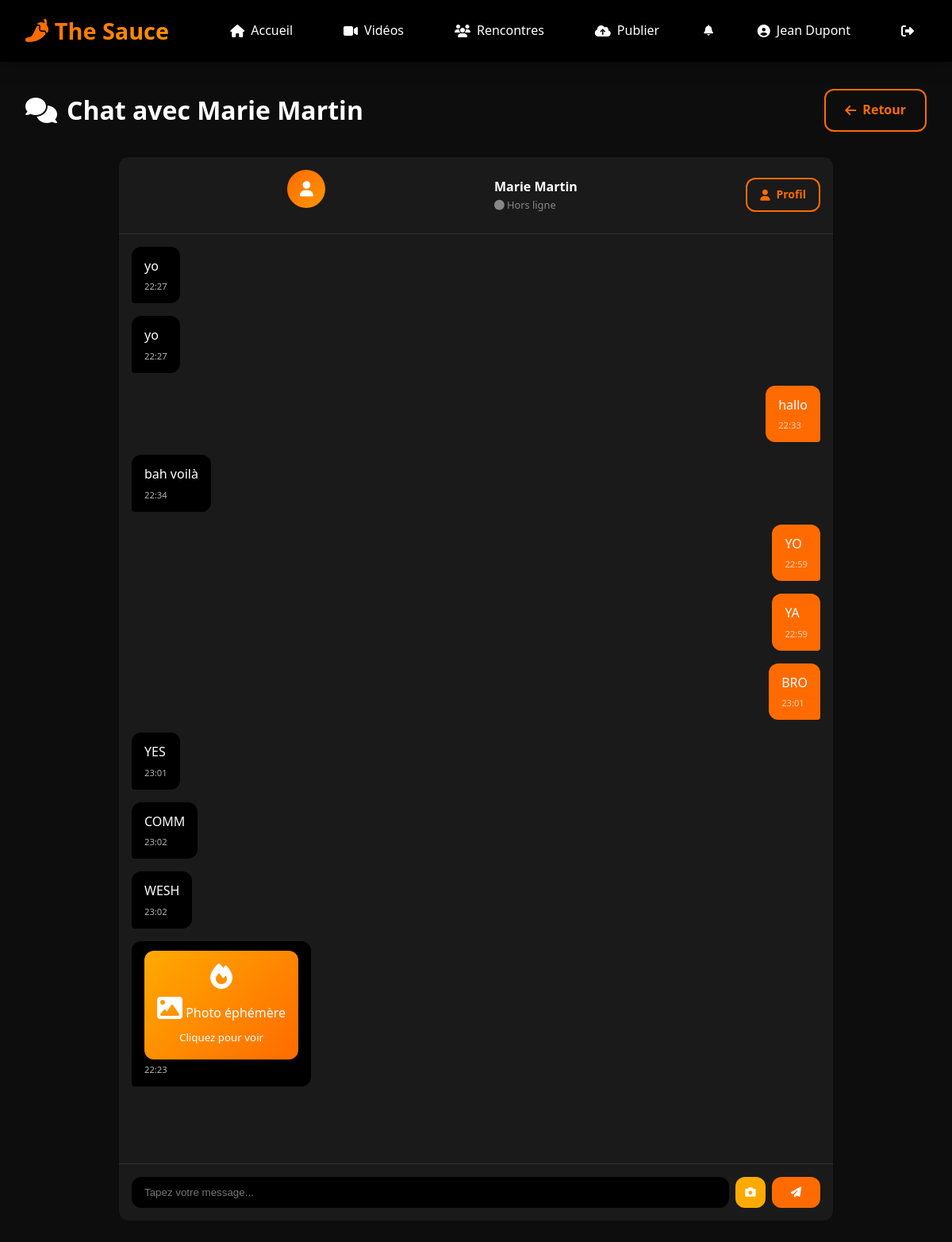
Page /chat/user2 (signed in) on the committed database.
### simple_video_chat/models.py (models this page shows, shortened)
class User(db.Model):
    __tablename__ = "users"
    id = db.Column(db.Integer, primary_key=True)
    username = db.Column(db.String(50), unique=True, nullable=False, index=True)
    email = db.Column(db.String(120), unique=True, nullable=False)
    password_hash = db.Column(db.String(256), nullable=False)
    fullname = db.Column(db.String(100), nullable=False)
    bio = db.Column(db.Text, default="")
    avatar = db.Column(db.String(256), nullable=True)
    role = db.Column(db.String(20), default="user")  # 'user' ou 'admin'
    is_active = db.Column(db.Boolean, default=True)
    telegram_chat_id = db.Column(
        db.String(50), nullable=True
    )  # Pour recevoir les photos
    created_at = db.Column(db.DateTime, default=datetime.utcnow)
    updated_at = db.Column(
        db.DateTime, default=datetime.utcnow, onupdate=datetime.utcnow
    )
    publications = db.relationship(
        "Publication", backref="author", lazy="dynamic", cascade="all, delete-orphan"
    )
    sent_messages = db.relationship(
        "Message",
        foreign_keys="Message.sender_id",
        backref="sender",
        lazy="dynamic",
        cascade="all, delete-orphan",
    )
    received_messages = db.relationship(
        "Message",
        foreign_keys="Message.receiver_id",
        backref="receiver",
        lazy="dynamic",
        cascade="all, delete-orphan",
    )

class Message(db.Model):
    __tablename__ = "messages"
    id = db.Column(db.Integer, primary_key=True)
    content = db.Column(db.Text, nullable=False)
    message_type = db.Column(
        db.String(20), default="text"
    )  # 'text', 'image', 'ephemeral'
    is_read = db.Column(db.Boolean, default=False)
    created_at = db.Column(db.DateTime, default=datetime.utcnow)
    conversation_id = db.Column(
        db.Integer, db.ForeignKey("conversations.id"), nullable=False
    )
    sender_id = db.Column(db.Integer, db.ForeignKey("users.id"), nullable=False)
    receiver_id = db.Column(db.Integer, db.ForeignKey("users.id"), nullable=False)

class EphemeralPhoto(db.Model):
    __tablename__ = "ephemeral_photos"
    id = db.Column(db.Integer, primary_key=True)
    filename = db.Column(db.String(256), nullable=False)
    is_viewed = db.Column(db.Boolean, default=False)
    is_sent_telegram = db.Column(db.Boolean, default=False)
    expires_at = db.Column(db.DateTime, nullable=True)
    created_at = db.Column(db.DateTime, default=datetime.utcnow)
    sender_id = db.Column(db.Integer, db.ForeignKey("users.id"), nullable=False)
    receiver_id = db.Column(db.Integer, db.ForeignKey("users.id"), nullable=False)
    conversation_id = db.Column(
        db.Integer, db.ForeignKey("conversations.id"), nullable=True
    )
    sender = db.relationship("User", foreign_keys=[sender_id])
    receiver = db.relationship("User", foreign_keys=[receiver_id])

### simple_video_chat/app.py (the view)
@app.route("/chat/<username>")
@login_required
def chat(username):
    current_user = get_current_user()
    other_user = User.query.filter_by(username=username).first()
    if not other_user:
        flash("Utilisateur non trouvé.", "danger")
        return redirect(url_for("rencontres"))
    conversation = Conversation.get_or_create(current_user.id, other_user.id)
    room_id = conversation.get_room_id()
    messages = (
        Message.query.filter_by(conversation_id=conversation.id)
        .filter(Message.message_type == "text")
        .order_by(Message.created_at.asc())
        .limit(100)
        .all()
    )
    pending_ephemeral_photos = (
        EphemeralPhoto.query.filter_by(
            conversation_id=conversation.id,
            receiver_id=current_user.id,
            is_viewed=False,
        )
        .order_by(EphemeralPhoto.created_at.asc())
        .all()
    )
    return render_template(
        "chat.html",
        other_user=other_user,
        room_id=room_id,
        conversation_id=conversation.id,
        messages=messages,
        pending_ephemeral_photos=pending_ephemeral_photos,
    )

### simple_video_chat/templates/chat.html (shortened to what this page needs)
{% extends "base.html" %}  {% block content %}
<div class="page-header">
    <h1>
        <i class="fas fa-comments"></i>
        Chat avec {{ other_user.fullname }}
    </h1>
    <a href="{{ url_for('rencontres') }}" class="btn btn-outline">
        <i class="fas fa-arrow-left"></i>
        Retour
    </a>
</div>
<div class="chat-wrapper" style="max-width: 900px; margin: 0 auto">
    <div class="chat-panel" style="height: calc(100vh - 200px)">
        <div class="chat-header">
            {% if other_user.avatar %}
            <img
                src="{{ url_for('static', filename='avatars/' + other_user.avatar) }}"
                alt="{{ other_user.fullname }}"
                style="width: 48px; height: 48px; border-radius: 50%"
            />
            {% else %}
            <div
                class="user-avatar-placeholder"
                style="width: 48px; height: 48px; font-size: 1.2rem"
            >
                <i class="fas fa-user"></i>
            </div>
            {% endif %}
            <div>
                <h4>{{ other_user.fullname }}</h4>
                <p class="text-muted" style="font-size: 0.8rem">
                    <span id="onlineStatus">
                        <i
                            class="fas fa-circle"
                            style="color: var(--text-muted)"
                        ></i>
                        Hors ligne
                    </span>
                </p>
            </div>
            <a
                href="{{ url_for('view_user', username=other_user.username) }}"
                class="btn btn-outline btn-sm"
                style="margin-left: auto"
            >
                <i class="fas fa-user"></i>
                Profil
            </a>
        </div>
        <div class="chat-messages" id="chatMessages">
            {% if messages or pending_ephemeral_photos %} {% for msg in messages
            %}
            <div
                class="message {% if msg.sender.username == session.get('username') %}sent{% else %}received{% endif %}"
            >
                <div>{{ msg.content }}</div>
                <div class="message-time">
                    {{ msg.created_at.strftime('%H:%M') }}
                </div>
            </div>
            {% endfor %} {% for photo in pending_ephemeral_photos %}
            <div class="message received">
                <div
                    class="ephemeral-photo-msg"
                    onclick="viewEphemeralPhoto('{{ url_for('static', filename='ephemeral/' + photo.filename) }}', '{{ photo.filename }}', {{ photo.id }}, this)"
                    data-ephemeral-id="{{ photo.id }}"
                >
                    <i class="fas fa-fire"></i>
                    <div><i class="fas fa-image"></i> Photo éphémère</div>
                    <small>Cliquez pour voir</small>
                </div>
                <div class="message-time">
                    {{ photo.created_at.strftime('%H:%M') }}
                </div>
            </div>
            {% endfor %} {% endif %}
        </div>
        <div class="chat-input">
            <input
                type="text"
                id="messageInput"
                placeholder="Tapez votre message..."
                onkeypress="handleKeyPress(event)"
                autocomplete="off"
            />
            <button
                type="button"
                class="btn-ephemeral"
                onclick="document.getElementById('ephemeralInput').click()"
                title="Envoyer une photo éphémère"
                style="
                    background: var(--accent-color);
                    border: none;
                    border-radius: var(--border-radius);
                    padding: 0.75rem;
                    cursor: pointer;
                    color: white;
                "
            >
                <i class="fas fa-camera"></i>
            </button>
            <button onclick="sendMessage()">
                <i class="fas fa-paper-plane"></i>
            </button>
        </div>
    </div>
</div>
{% endblock %}

### simple_video_chat/templates/base.html (shortened to what this page needs)
<!doctype html>
<html lang="fr">
    <head>
        <link
            rel="stylesheet"
            href="{{ url_for('static', filename='css/style.css') }}"
        />
        <link
            rel="stylesheet"
            href="https://cdnjs.cloudflare.com/ajax/libs/font-awesome/6.4.0/css/all.min.css"
        />
    </head>
    <body>
        <nav class="navbar">
            <a href="{{ url_for('index') }}" class="navbar-brand">
                <i class="fas fa-pepper-hot"></i>
                The Sauce
            </a>
            <ul class="navbar-nav">
                <li>
                    <a
                        href="{{ url_for('index') }}"
                        class="nav-link {% if request.endpoint == 'index' %}active{% endif %}"
                    >
                        <i class="fas fa-home"></i>
                        <span>Accueil</span>
                    </a>
                </li>
                <li>
                    <a
                        href="{{ url_for('publications') }}"
                        class="nav-link {% if request.endpoint == 'publications' %}active{% endif %}"
                    >
                        <i class="fas fa-video"></i>
                        <span>Vidéos</span>
                    </a>
                </li>
                {% if session.get('username') %}
                <li>
                    <a
                        href="{{ url_for('rencontres') }}"
                        class="nav-link {% if request.endpoint == 'rencontres' %}active{% endif %}"
                    >
                        <i class="fas fa-users"></i>
                        <span>Rencontres</span>
                    </a>
                </li>
                {% endif %} {% if session.get('username') %}
                <li>
                    <a
                        href="{{ url_for('upload') }}"
                        class="nav-link {% if request.endpoint == 'upload' %}active{% endif %}"
                    >
                        <i class="fas fa-cloud-upload-alt"></i>
                        <span>Publier</span>
                    </a>
                </li>
                <li class="nav-notifications">
                    <div class="notification-dropdown">
                        <button
                            class="nav-link notification-btn"
                            onclick="toggleNotifications()"
                        >
                            <i class="fas fa-bell"></i>
                        </button>
                    </div>
                </li>
                <li class="nav-user">
                    <a href="{{ url_for('profile') }}" class="nav-link">
                        <i class="fas fa-user-circle"></i>
                        <span
                            >{{ session.get('fullname', session.get('username'))
                            }}</span
                        >
                    </a>
                </li>
                <li>
                    <a href="{{ url_for('logout') }}" class="nav-link">
                        <i class="fas fa-sign-out-alt"></i>
                    </a>
                </li>
                {% endif %}
            </ul>
        </nav>
        <main class="main-container">
             {% block content %}{%
            endblock %}
        </main>
    </body>
</html>

### rows in the picture
User: get "Jean Dupont"
User: fullname "Marie Martin"
Message: content "yo", created_at "22:27"
Message: content "yo", created_at "22:27"
Message: content "hallo", created_at "22:33"
Message: content "bah voilà", created_at "22:34"
Message: content "YO", created_at "22:59"
Message: content "YA", created_at "22:59"
Message: content "BRO", created_at "23:01"
Message: content "YES", created_at "23:01"
Message: content "COMM", created_at "23:02"
Message: content "WESH", created_at "23:02"
EphemeralPhoto: created_at "22:23"
